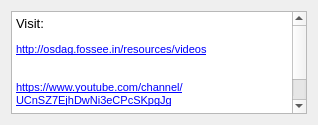
<?xml version="1.0" encoding="UTF-8"?>
<ui version="4.0">
 <class>Dialog</class>
 <widget class="QDialog" name="Dialog">
  <property name="geometry">
   <rect>
    <x>0</x>
    <y>0</y>
    <width>318</width>
    <height>125</height>
   </rect>
  </property>
  <property name="windowTitle">
   <string>Tutorials</string>
  </property>
  <property name="windowIcon">
   <iconset resource="ResourceFiles/osdagMainPageIcons.qrc">
    <normaloff>:/newPrefix/images/Osdag.png</normaloff>:/newPrefix/images/Osdag.png</iconset>
  </property>
  <layout class="QGridLayout" name="gridLayout">
   <item row="0" column="0">
    <widget class="QTextBrowser" name="textBrowser">
     <property name="html">
      <string>&lt;!DOCTYPE HTML PUBLIC &quot;-//W3C//DTD HTML 4.0//EN&quot; &quot;http://www.w3.org/TR/REC-html40/strict.dtd&quot;&gt;
&lt;html&gt;&lt;head&gt;&lt;meta name=&quot;qrichtext&quot; content=&quot;1&quot; /&gt;&lt;style type=&quot;text/css&quot;&gt;
p, li { white-space: pre-wrap; }
&lt;/style&gt;&lt;/head&gt;&lt;body style=&quot; font-family:'MS Shell Dlg 2'; font-size:7.8pt; font-weight:400; font-style:normal;&quot;&gt;
&lt;p style=&quot; margin-top:12px; margin-bottom:12px; margin-left:0px; margin-right:0px; -qt-block-indent:0; text-indent:0px;&quot;&gt;&lt;span style=&quot; font-size:10pt;&quot;&gt;Visit:&lt;/span&gt;&lt;/p&gt;
&lt;p style=&quot; margin-top:12px; margin-bottom:12px; margin-left:0px; margin-right:0px; -qt-block-indent:0; text-indent:0px;&quot;&gt;&lt;a href=&quot;http://osdag.fossee.in/resources/videos&quot;&gt;&lt;span style=&quot; font-size:8pt; text-decoration: underline; color:#0000ff;&quot;&gt;http://osdag.fossee.in/resources/videos&lt;/span&gt;&lt;/a&gt;&lt;/p&gt;
&lt;p style=&quot;-qt-paragraph-type:empty; margin-top:0px; margin-bottom:0px; margin-left:0px; margin-right:0px; -qt-block-indent:0; text-indent:0px; font-size:8pt; text-decoration: underline; color:#0000ff;&quot;&gt;&lt;br /&gt;&lt;/p&gt;
&lt;p style=&quot; margin-top:0px; margin-bottom:0px; margin-left:0px; margin-right:0px; -qt-block-indent:0; text-indent:0px;&quot;&gt;&lt;a href=&quot;https://www.youtube.com/channel/UCnSZ7EjhDwNi3eCPcSKpgJg&quot;&gt;&lt;span style=&quot; font-size:8pt; text-decoration: underline; color:#0000ff;&quot;&gt;https://www.youtube.com/channel/UCnSZ7EjhDwNi3eCPcSKpgJg&lt;/span&gt;&lt;/a&gt;&lt;/p&gt;
&lt;p style=&quot;-qt-paragraph-type:empty; margin-top:0px; margin-bottom:0px; margin-left:0px; margin-right:0px; -qt-block-indent:0; text-indent:0px; font-size:8pt; text-decoration: underline; color:#0000ff;&quot;&gt;&lt;br /&gt;&lt;/p&gt;
&lt;p style=&quot;-qt-paragraph-type:empty; margin-top:12px; margin-bottom:12px; margin-left:0px; margin-right:0px; -qt-block-indent:0; text-indent:0px;&quot;&gt;&lt;br /&gt;&lt;/p&gt;&lt;/body&gt;&lt;/html&gt;</string>
     </property>
     <property name="openExternalLinks">
      <bool>true</bool>
     </property>
    </widget>
   </item>
  </layout>
 </widget>
 <resources>
  <include location="ResourceFiles/osdagMainPageIcons.qrc"/>
  <include location="ResourceFiles/osdagMainPageIcons.qrc"/>
 </resources>
 <connections/>
</ui>
